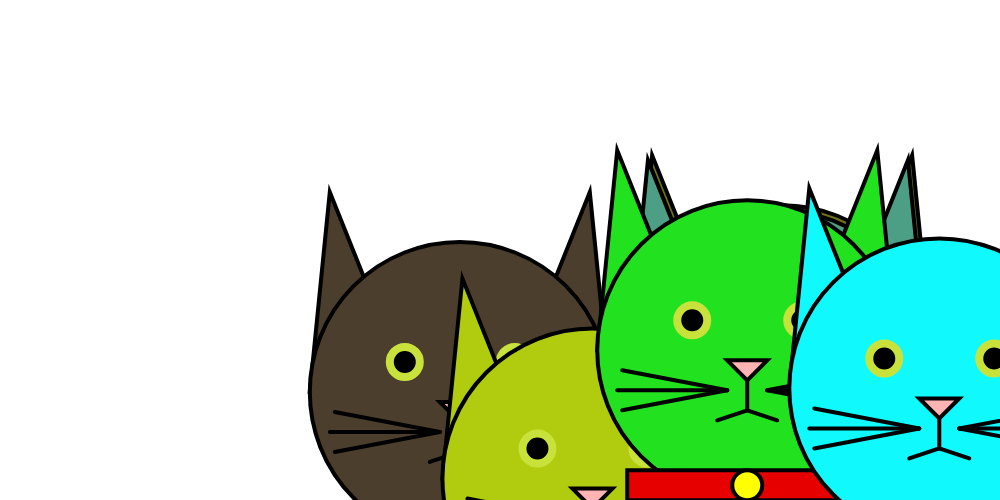
Frame 1 (no input)
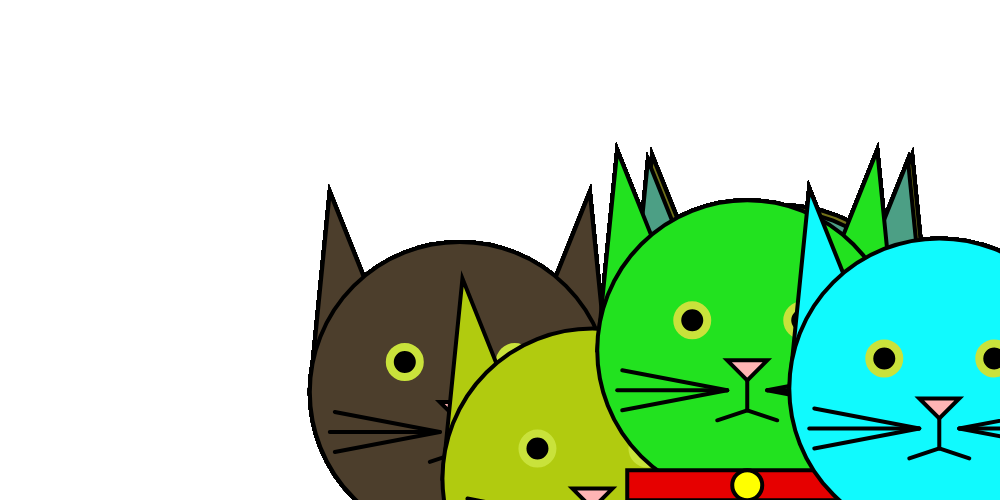
Frame 60 (no input)
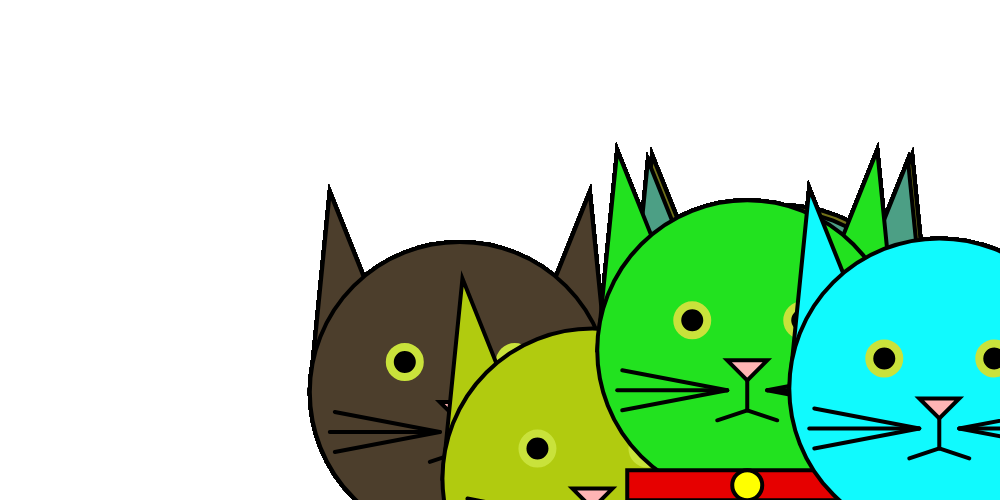
Frame 120 (the mouse pressed at the canvas centre since frame 60)

The p5.js sketch that drew these frames (run headless with seeded random() and noise() and a simulated clock; from frame 60 on, the mouse is pressed at the canvas centre):

// p5.js sketch
// ── sketch.js

function kitty(x, y, color) {
	this.x = x;
	this.y = y;
	this.color = color;
	this.drawKitty = function() {
		stroke(0, 0, 0);
		strokeWeight(4);
		//V1
		//fill(255,255,255);
		fill(color);

		//outline of the cat
		triangle(this.x, this.y + 150, this.x + 20, this.y - 50, this.x + 100, this.y + 150);
		triangle(this.x + 300, this.y + 150, this.x + 280, this.y - 50, this.x + 200, this.y + 150);
		ellipse(this.x + 150, this.y + 150, 300, 300);

		//collar
		fill(230, 0, 0);
		rect(this.x + 30, this.y + 270, 240, 30);
		fill(255, 255, 0);

		// and bell
		fill(255, 255, 0);
		ellipse(this.x + 150, this.y + 285, 30, 30);

		//eyes
		fill(0, 0, 0);
		stroke(201, 226, 59);
		strokeWeight(8);

		ellipse(this.x + 95, this.y + 120, 30, 30);
		ellipse(this.x + 205, this.y + 120, 30, 30);

		//nose
		fill(255, 180, 180);
		stroke(0, 0, 0);
		strokeWeight(4);
		triangle(this.x + 130, this.y + 160, this.x + 170, this.y + 160, this.x + 150, this.y + 180)

		//mouth
		line(this.x + 150, this.y + 180, this.x + 150, this.y + 210);
		line(this.x + 150, this.y + 210, this.x + 120, this.y + 220);
		line(this.x + 150, this.y + 210, this.x + 180, this.y + 220);

		//whiskers
		line(this.x + 130, this.y + 190, this.x + 25, this.y + 170);
		line(this.x + 130, this.y + 190, this.x + 20, this.y + 190);
		line(this.x + 130, this.y + 190, this.x + 25, this.y + 210);

		line(this.x + 170, this.y + 190, this.x + 275, this.y + 170);
		line(this.x + 170, this.y + 190, this.x + 280, this.y + 190);
		line(this.x + 170, this.y + 190, this.x + 275, this.y + 210);
	}
}

var kitty1;
var kitty2;
var kitties = [];
function setup()
{
	createCanvas(1000, 500);
	kitty1 = new kitty(50, 50);
	kitty2 = new kitty(500, 50)
	for (var i = 0; i < 10; i++) {
		var c = color(random(0, 255), random(0, 255), random(0, 255));
		kitties.push(new kitty(random(100, width-100) , random(100, height-100), c));
	}
}

function draw()
{
	// kitty1.drawKitty();
	// kitty2.drawKitty();
	for (var i = 0; i < kitties.length; i++) {
		kitties[i].drawKitty();
	}
}
